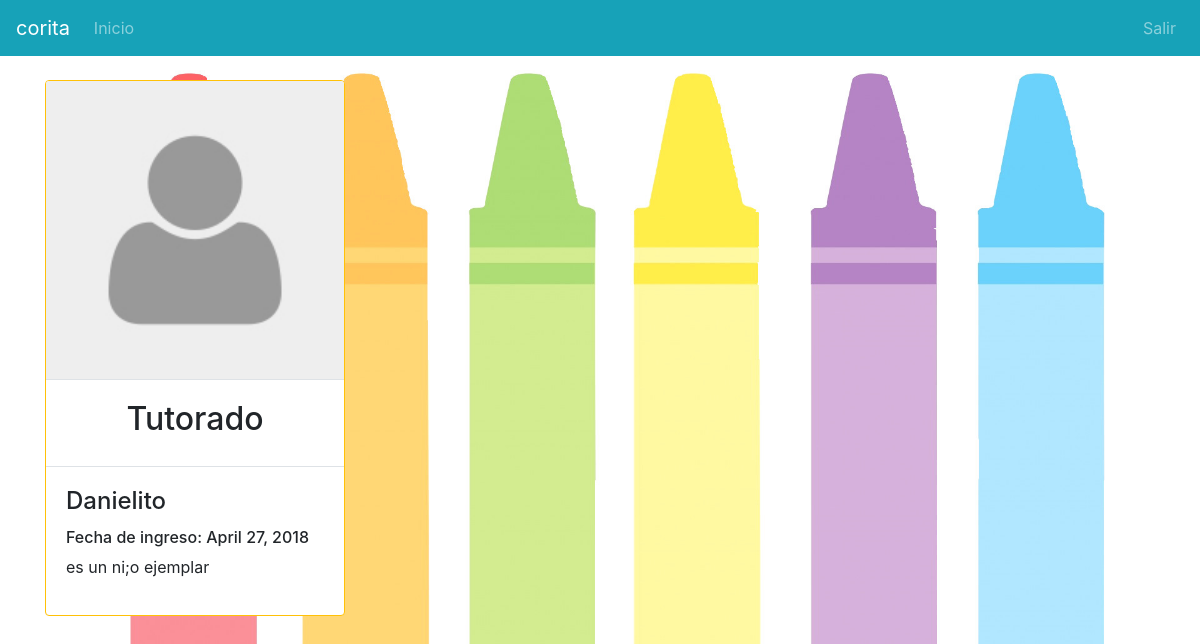
/ (signed in), run on an earlier commit of the app's database.
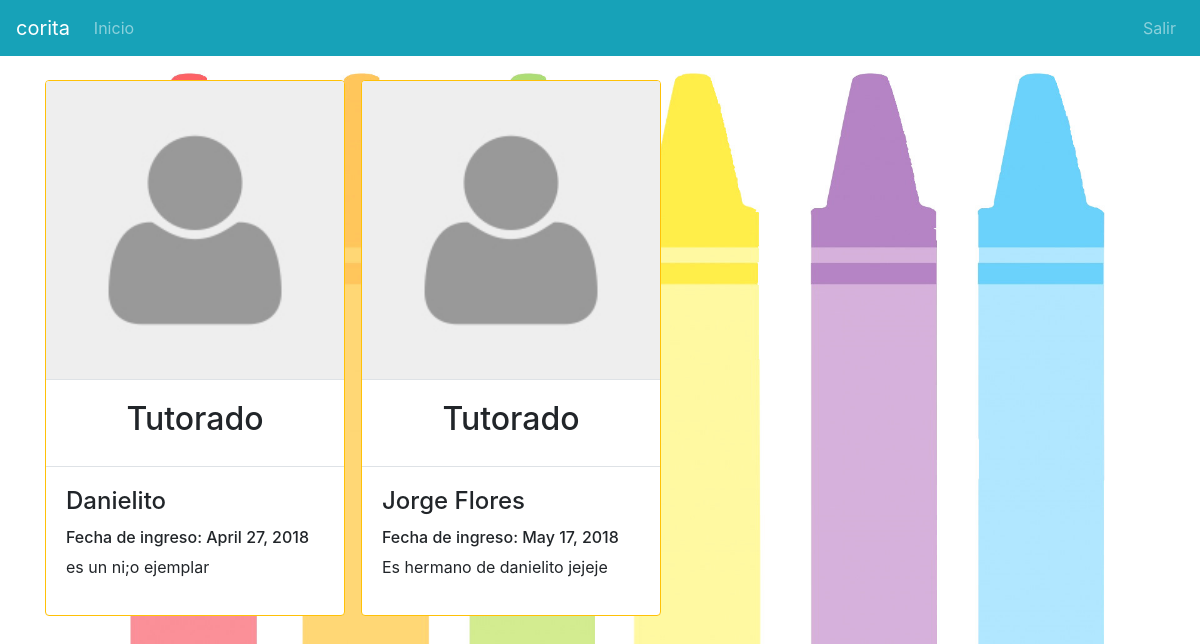
And on a later commit of the database.
### alumnos/models.py (models this page shows, shortened)
class alumnos(models.Model):
    alu_nombre = models.CharField(max_length = 400)
    alu_tutores = models.ManyToManyField(Tutor)
    alu_vigente = models.BooleanField(default = True)
    alu_fechaIngreso = models.DateField(auto_now_add = True, null=True)
    alu_observaciones = models.CharField(max_length = 2000, null=True)
    alu_foto = models.ImageField(upload_to='media/fotosAlu', null=True, default='media/default/default.jpeg')
    slug = models.SlugField(max_length=24, default="1")

### alumnos/views.py (the view)
# urls.py: url(r'^$',Index, name='index'),
def Index(request):
    user = request.user
    if user.is_active is True:
        if user.is_staff is False :
            if user.has_perm('padres.is_teacher'):
                prf = Profesor.objects.filter(pro_nombre = user)
                ctx = {'Grupo': 'a', 'Perfil': prf, 'Alumnos': 'akumos'}
            if user.has_perm('padres.is_tutorr'):
                tur = Tutor.objects.get(tut_nombre = user)
                alm = alumnos.objects.filter(alu_tutores__in = [tur])
                ctx = {'Alumno':alm}
            return render(request,'alumnos/index.html', ctx)
        else:
            return render(request,'alumnos/index.html')
    return render(request,'alumnos/index.html')

### templates/alumnos/index.html (shortened to what this page needs)
 {% extends 'base.html' %}
{% block content %}
{% if user.is_staff is False %}
{% if perms.padres.is_tutorr %}
    {% for alm in Alumno %}
<div class="mr-md-3 mt-4 mb-4 card border rounded border-warning float-left " style="max-width:300px">
<img src="{{ alm.alu_foto.url }}" class="card-img-top border-bottom"/>
    <div class="card-body border-bottom">
<h2 class="form-label text-center">Tutorado</h2>
    </div>
    <div class="card-body">
        <div class="form-inline form-group">
            <h4 class="card-title">{{alm.alu_nombre}}</h4>
            <h6>Fecha de ingreso: {{alm.alu_fechaIngreso}}</h6>
            <p class="card-text">{{alm.alu_observaciones}}</p>
        </div>
    </div>
</div>
{%endfor%}
    {% endif %}
{% endif %}
{% endblock %}

### templates/base.html (shortened to what this page needs)
<!DOCTYPE html>
<html>
 {% load staticfiles %}
{% load inclusion_tags %}
    <head>
   <link rel="stylesheet" href="{% static 'css/bootstrap.css' %}">
    <link rel="stylesheet" href="{% static 'css/offcanvas.css' %}">
    <link rel="stylesheet" href="{% static 'css/base.css' %}">
    </head>
<body style="background-image: url('/media/media/back/backGP.jpg');  background-repeat: no-repeat; background-attachment: fixed; background-size: cover;">
        {% if user.is_authenticated %}
    <nav class="navbar navbar-expand-sm fixed-top bg-info navbar-dark">
      <a class="navbar-brand" href="#"> {{ user.username }}</a>
      <div class="navbar-collapse offcanvas-collapse" id="navbarsExampleDefault">
        <ul class="navbar-nav mr-auto">
          <li class="nav-item">
            <a class="nav-link" href="/">Inicio</a>
          </li>
        </ul>
        <form class="form-inline my-2 my-lg-0">
         <ul class="navbar-nav mr-auto">
            <li class="nav-item">
            <a class="nav-link" href="../cerrar">Salir</a>
          </li>
            </ul>
        </form>
      </div>
    </nav>
        {% else %} <meta http-equiv="refresh" content="0; URL=../login" /> {% endif %}
    <div class="container">
{% block content %}
{% endblock %}
    </div>
</body>
</html>

### alumnos/static/css/offcanvas.css (style rules this page uses)
html, body { overflow-x: hidden; }
body { padding-top: 56px; }
.border-bottom { border-bottom: 1px solid #e5e5e5; }

What changed in the data, as far as the page shows it:
added alumnos: alu_foto (placeholder picture), alu_nombre "Jorge Flores", alu_fechaIngreso "May 17, 2018", alu_observaciones "Es hermano de danielito jejeje"
